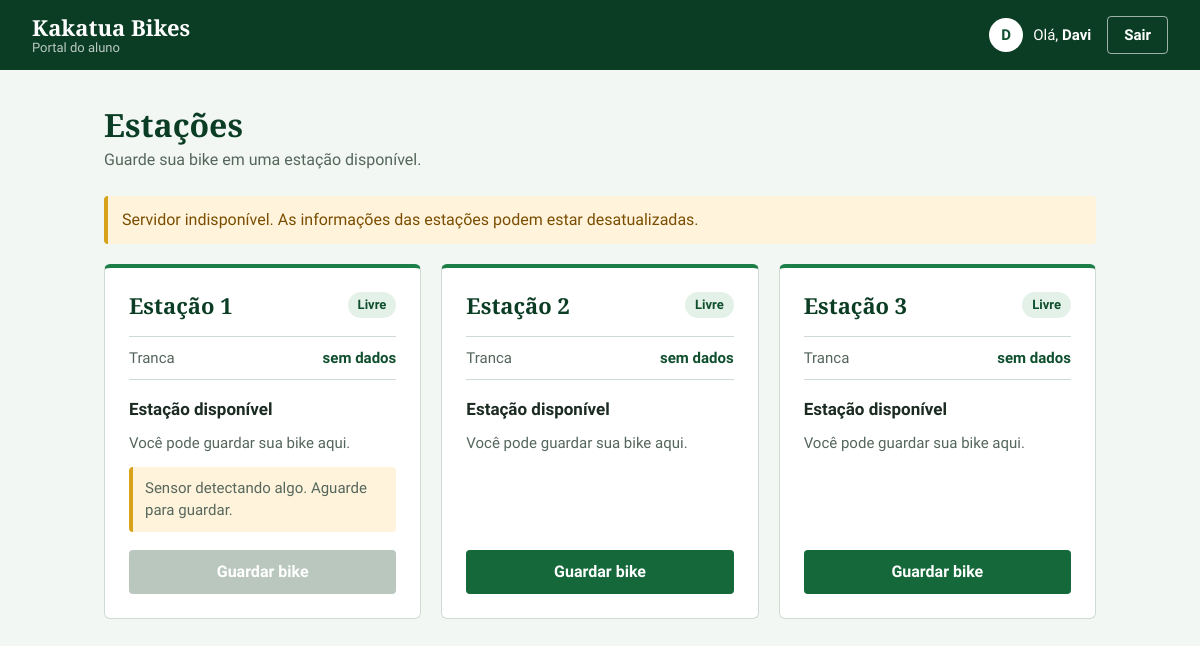
Page /page2/ (signed in) on the committed database.
### kakatuasoft/models.py (models this page shows, shortened)
class Usuario(models.Model):
    Login = models.CharField(max_length=50, unique=True)
    Senha = models.CharField(max_length=128)
    id_tranca = models.IntegerField(default=0)
    estado_tranca = models.IntegerField(default=0)
    tranca_reservada = models.IntegerField(default=0)

class Estacao(models.Model):
    nome = models.CharField(max_length=50)
    ocupada_por = models.ForeignKey(
        Usuario,
        null=True, blank=True,
        on_delete=models.SET_NULL,
        related_name="estacoes_ocupadas",
    )
    ocupada_em = models.DateTimeField(null=True, blank=True)
    @property
    def livre(self):
        return self.ocupada_por_id is None

### kakatuasoft/views.py (the view)
# urls.py: path('page2/', views.page2, name='page2'),
@login_necessario
def page2(request):
    estacoes = list(Estacao.objects.all().order_by('id'))
    estado = _estado_servidor(estacoes)
    for e in estacoes:
        e.tranca = estado['trancas'].get(e.pk)
        e.sensor_bloqueia = estado['sensor_bloqueia'][e.pk]
    return render(request, 'page2.html', {
        'usuario': request.usuario,
        'estacoes': estacoes,
        'bloqueada': estado['bloqueada'],
    })

### kakatuasoft/servidor.py (called while the page is built)
def _get(path):
    try:
        r = requests.get(SERVIDOR_URL + path, headers=HEADERS, timeout=3)
        r.raise_for_status()
        return r.json()
    except Exception as e:
        print(f"Erro ao consultar {path}: {e}")
        return None

def consultar_estacao():
    dados = _get("estacao/")
    return None if dados is None else bool(dados.get("bloqueada", False))

### kakatuasoft/views.py (called while the page is built, shortened)
def login_necessario(view):
    @wraps(view)
    def wrapper(request, *args, **kwargs):
        usuario_id = request.session.get('usuario_id')
        if not usuario_id:
            return redirect('page1')
        try:
            request.usuario = Usuario.objects.get(id=usuario_id)
        except Usuario.DoesNotExist:
            request.session.flush()
            return redirect('page1')
        return view(request, *args, **kwargs)
    return wrapper

def _sensor_bloqueia(pk, tranca):
    if pk not in ESTACOES_COM_SENSOR:
        return False
    if tranca is None:
        return True
    return str(tranca.get('estado')).strip().lower() in ESTADOS_DETECTANDO

def _estado_servidor(estacoes):
    bloqueada = consultar_estacao()
    if bloqueada is None:  # servidor indisponível
        return {
            'bloqueada': None,
            'trancas': {},
            'sensor_bloqueia': {e.pk: _sensor_bloqueia(e.pk, None) for e in estacoes},
        }

### kakatuasoft/templates/page2.html (shortened to what this page needs)
<!DOCTYPE html>
<html lang="pt-br">
<head>
</head>
<body>
    <nav class="navbar">
        <div class="marca">
            Kakatua Bikes
            <span>Portal do aluno</span>
        </div>
        <div class="navbar-usuario">
            <div class="usuario">
                <div class="avatar" aria-hidden="true">{{ usuario.Login|first|upper }}</div>
                <span class="nome-completo">Olá, <strong>{{ usuario.Login }}</strong></span>
            </div>
            <form action="{% url 'logout' %}" method="post" style="margin: 0;">
                <button type="submit" class="btn-sair">Sair</button>
            </form>
        </div>
    </nav>
    <main class="main-content">
        <div class="cabecalho">
            <div>
                <h1>
                    <span class="txt-normal">Estações</span>
                </h1>
                <p class="txt-normal">Guarde sua bike em uma estação disponível.</p>
            </div>
        </div>
        <p id="banner-bloqueio" class="banner" role="status" {% if bloqueada is not None %}hidden{% endif %}>
            Servidor indisponível. As informações das estações podem estar desatualizadas.
        </p>
        <div class="grade">
            {% for estacao in estacoes %}
                {% if estacao.livre %}
                    <section class="card-estacao" data-situacao="livre">
                {% elif estacao.ocupada_por == usuario %}
                    <section class="card-estacao" data-situacao="sua">
                {% else %}
                    <section class="card-estacao" data-situacao="ocupada">
                {% endif %}
                    <div class="card-topo">
                        <h2>{{ estacao.nome }}</h2>
                        {% if estacao.livre %}
                            <span class="selo">Livre</span>
                        {% elif estacao.ocupada_por == usuario %}
                            <span class="selo selo-sua">Sua bike</span>
                        {% else %}
                            <span class="selo selo-ocupada">Em uso</span>
                        {% endif %}
                    </div>
                    <p class="tranca-info">
                        Tranca
                        <span class="tranca" data-id="{{ estacao.pk }}"{% if estacao.tranca %} data-estado="{{ estacao.tranca.estado }}"{% endif %}>
                            {% if estacao.tranca %}{{ estacao.tranca.estado }}{% if estacao.tranca.reservada %} (reservada){% endif %}{% else %}sem dados{% endif %}
                        </span>
                    </p>
                    <div class="card-corpo">
                        {% if estacao.livre %}
                            <h3>Estação disponível</h3>
                            <p>Você pode guardar sua bike aqui.</p>
                            <p class="aviso-sensor" data-id="{{ estacao.pk }}"
                               {% if not estacao.sensor_bloqueia %}hidden{% endif %}>
                                Sensor detectando algo. Aguarde para guardar.
                            </p>
                            <form method="post" action="{% url 'ocupar_estacao' estacao.pk %}">
                                <button type="submit" class="btn-acao btn-armazenar" data-id="{{ estacao.pk }}"
                                        {% if estacao.sensor_bloqueia %}disabled{% endif %}>Guardar bike</button>
                            </form>
                        {% else %}
                            <h3>Estação em uso</h3>
                            <p>Esta estação está sendo usada por outro usuário.</p>
                        {% endif %}
                    </div>
                </section>
            {% empty %}
                <div class="vazio">
                    <p>Nenhuma estação cadastrada.</p>
                </div>
            {% endfor %}
        </div>
    </main>
</body>
</html>

### kakatuasoft/templates/page2.html (style rules this page uses)
:root { --verde-900: #0b3d24; --verde-800: #0f4f2e; --verde-700: #14683a; --verde-600: #1b7f47; --verde-100: #e4f1e8; --verde-50: #f2f7f3; --texto: #1c2b22; --texto-suave:#55665c; --borda: #cfdbd3; --erro: #a8201a; --erro-escuro:#85160f; --erro-fundo: #fcebea; --alerta: #7a4d00; --alerta-fundo:#fff4db; --alerta-borda:#d9a21b; --fonte-titulo: 'Source Serif 4', Georgia, 'Times New Roman', serif; --fonte-texto: 'Source Sans 3', 'Segoe UI', system-ui, -apple-system, sans-serif; }
* { margin: 0; padding: 0; box-sizing: border-box; }
body { min-height: 100vh; font-family: var(--fonte-texto); font-size: 16px; line-height: 1.5; color: var(--texto); background: var(--verde-50); }
.navbar { position: sticky; top: 0; z-index: 1000; display: flex; justify-content: space-between; align-items: center; gap: 16px; padding: 14px 32px; background: var(--verde-900); color: #fff; }
.marca { font-family: var(--fonte-titulo); font-size: 22px; font-weight: 700; line-height: 1.2; }
.marca span { display: block; font-family: var(--fonte-texto); font-size: 13px; font-weight: 400; color: rgba(255, 255, 255, 0.72); }
.navbar-usuario { display: flex; align-items: center; gap: 16px; }
.usuario { display: flex; align-items: center; gap: 10px; font-size: 15px; }
.avatar { width: 34px; height: 34px; border-radius: 50%; display: grid; place-items: center; background: #fff; color: var(--verde-800); font-weight: 600; font-size: 15px; }
.usuario strong { font-weight: 600; }
.btn-sair { height: 38px; padding: 0 16px; background: transparent; color: #fff; border: 1.5px solid rgba(255, 255, 255, 0.6); border-radius: 4px; cursor: pointer; font-family: inherit; font-size: 15px; font-weight: 600; transition: background 0.15s, border-color 0.15s; }
.main-content { width: 100%; max-width: 1040px; margin: 0 auto; padding: 36px 24px 56px; }
.cabecalho { display: flex; flex-wrap: wrap; justify-content: space-between; align-items: flex-end; gap: 12px 24px; margin-bottom: 24px; }
.cabecalho h1 { font-family: var(--fonte-titulo); font-size: 32px; line-height: 1.2; color: var(--verde-900); }
.cabecalho p { color: var(--texto-suave); margin-top: 4px; }
.banner { padding: 12px 14px; margin-bottom: 20px; border-radius: 4px; border-left: 4px solid var(--alerta-borda); background: var(--alerta-fundo); color: var(--alerta); font-weight: 500; }
.grade { display: grid; grid-template-columns: repeat(auto-fill, minmax(300px, 1fr)); gap: 20px; }
.card-estacao { display: flex; flex-direction: column; background: #fff; border: 1px solid var(--borda); border-top: 4px solid var(--verde-600); border-radius: 6px; padding: 24px; }
.card-topo { display: flex; justify-content: space-between; align-items: flex-start; gap: 12px; margin-bottom: 16px; }
.card-estacao h2 { font-family: var(--fonte-titulo); font-size: 22px; line-height: 1.25; color: var(--verde-900); }
.selo { flex-shrink: 0; padding: 3px 10px; border-radius: 999px; font-size: 13px; font-weight: 600; background: var(--verde-100); color: var(--verde-800); }
.tranca-info { display: flex; justify-content: space-between; align-items: center; gap: 12px; padding: 10px 0; margin-bottom: 18px; border-top: 1px solid var(--borda); border-bottom: 1px solid var(--borda); color: var(--texto-suave); font-size: 15px; }
.tranca { font-weight: 600; color: var(--verde-800); }
.card-corpo { display: flex; flex-direction: column; gap: 12px; flex: 1; }
.card-corpo h3 { font-size: 17px; font-weight: 600; line-height: 1.3; color: var(--texto); }
.card-corpo p { color: var(--texto-suave); font-size: 15px; }
.card-corpo form { margin-top: auto; padding-top: 6px; }
.btn-acao, .btn-liberar { width: 100%; height: 44px; border-radius: 4px; cursor: pointer; font-family: inherit; font-size: 16px; font-weight: 600; transition: background 0.15s; }
.btn-acao { background: var(--verde-700); color: #fff; border: none; }
.btn-acao:disabled { background: #b9c7be; color: #fff; cursor: not-allowed; }
.aviso-sensor { padding: 10px 12px; border-radius: 4px; border-left: 4px solid var(--alerta-borda); background: var(--alerta-fundo); color: var(--alerta); font-size: 14px; font-weight: 500; }

### rows in the picture
Usuario: Login|first "D", Login "Davi"
Estacao: nome "Estação 1", shows "Livre", shows "sem dados"
Estacao: nome "Estação 2", shows "Livre", shows "sem dados"
Estacao: nome "Estação 3", shows "Livre", shows "sem dados"
